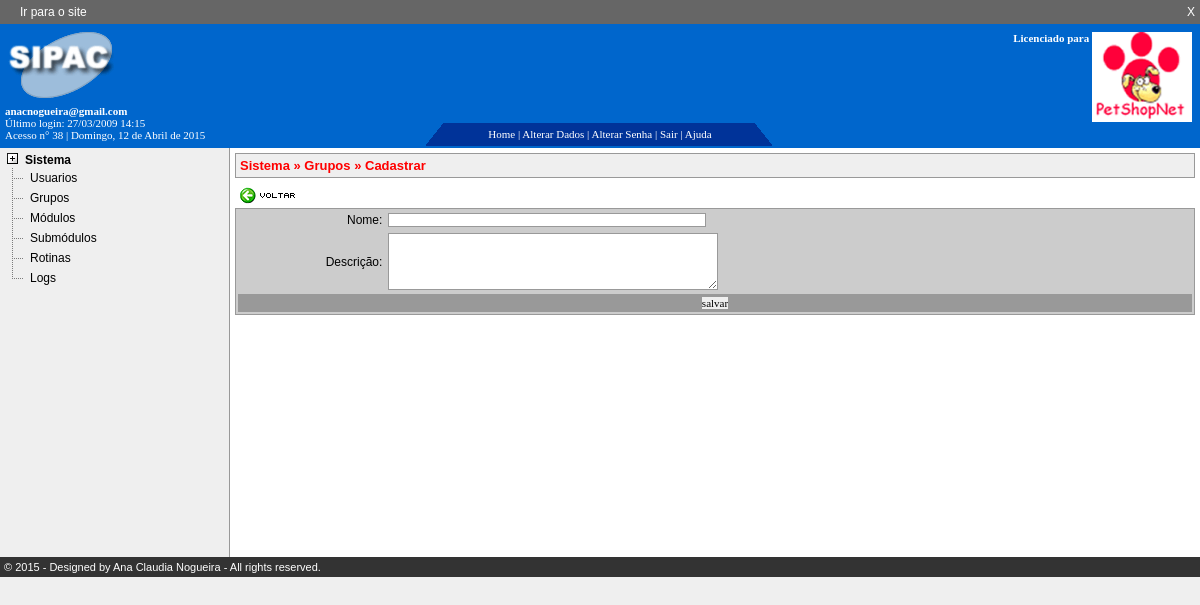
The app's page /sipac/grupos_cadastrar.php (signed in) with its own data.
### tables this page shows
CREATE TABLE IF NOT EXISTS submodulos (
  submodulos_id int(10) unsigned NOT NULL auto_increment,
  submodulos_nome varchar(50) default NULL,
  submodulos_descricao varchar(255) NOT NULL,
  submodulos_pagina varchar(50) default NULL,
  modulos_id int(10) unsigned default NULL,
  submodulos_ordem int(4) default NULL,
  PRIMARY KEY  (submodulos_id),
  KEY submodulos_FKIndex1 (modulos_id)
);

CREATE TABLE IF NOT EXISTS modulos (
  modulos_id int(10) unsigned NOT NULL auto_increment,
  modulos_nome varchar(50) default NULL,
  modulos_descricao text,
  modulos_ordem int(4) default NULL,
  PRIMARY KEY  (modulos_id)
);

CREATE TABLE IF NOT EXISTS rotinas (
  rotinas_id int(10) unsigned NOT NULL auto_increment,
  rotinas_nome varchar(50) NOT NULL,
  rotinas_descricao text,
  submodulos_id int(10) unsigned default NULL,
  rotinas_pagina varchar(50) default NULL,
  rotinas_quantidade tinyint(3) unsigned default NULL,
  rotinas_visivel char(1) NOT NULL,
  rotinas_ordem int(4) default NULL,
  btn_imagem varchar(30) default NULL,
  PRIMARY KEY  (rotinas_id),
  KEY rotinas_FKIndex1 (submodulos_id)
);

### sipac/lib/conexaomysql.php (called while the page is built, shortened)
<?
Class ConexaoMysql
{
  var $servidor = SERVER;
  var $usuario  = USER;
  var $senha    = PASS;
  var $link     = "";
  function conexao()
  {
    $this->link = mysql_connect($this->servidor,$this->usuario,$this->senha);
  }
  function sql($query)
  {
    $this->query = $query;
    if($result = mysql_query($this->query,$this->link) or die("<p style='color:red'>Erro:".$this->query."<br />".mysql_error()."</p>"))
     return $result;
    else
     return 0;
  }
}
?>

### sipac/lib/configs.php (called while the page is built, shortened)
<?
  $pageAtual = preg_replace("/\?.*/","",preg_replace("/\/.*\//","",$_SERVER['REQUEST_URI']));
  require_once("conexaomysql.php");
  require_once("funcoes.php");
  if($allowRotina != "nao")
  {
   require_once("class.rotinas.php");
   $rotinaClass = new Rotina($pageAtual,$form);
  }
  $conn      = new ConexaoMysql();
?>

### sipac/lib/class.rotinas.php (called while the page is built, shortened)
<?
class Rotina extends ConexaoMysql
{
 var $campo;
 var $codSubmodulo;
 var $submodulos_pagina;
 function Rotina($submodulos_pagina,$form)
 {
   $this->submodulos_pagina = $submodulos_pagina;
   $this->consulta_rotinas();
   $this->verifica_permissao();
 }
 function consulta_rotinas()
 {
  if($_SESSION[EMPRESA]["autorizacao"] == 1)
  {
    $this->campo = "users_id";
    $this->codcampo = $_SESSION[EMPRESA]["codUser"];
  }
  else
  {
    $this->campo = "grupos_id";
    $this->codcampo = $_SESSION[EMPRESA]["codGrupo"];
  }
  $sql= "SELECT submodulos_id FROM submodulos WHERE submodulos_pagina='".$this->submodulos_pagina."'" ;
  $result = ConexaoMysql::sql($sql);
   $sql="SELECT DISTINCT autorizacoes_id, submodulos_nome, submodulos_pagina,
   rotinas_quantidade, btn_imagem ,rotinas_nome,rotinas_pagina, rotinas_janela
   FROM rotinas
   INNER JOIN submodulos ON rotinas.submodulos_id = submodulos.submodulos_id
   INNER JOIN modulos ON submodulos.modulos_id = modulos.modulos_id
   INNER JOIN autorizacoes
   ON autorizacoes.modulos_id = modulos.modulos_id
   OR autorizacoes.submodulos_id = submodulos.submodulos_id
   OR autorizacoes.rotinas_id = rotinas.rotinas_id
   WHERE rotinas_visivel='s' AND(tipo_autorizacao IS null) AND submodulos.submodulos_id='".$this->codSubmodulo.
   "' AND ".$this->campo."='".$this->codcampo."'
   ORDER BY rotinas_ordem ASC;";
   }
 function menu_rotinas_titulo($rotina)
 {
   $sql = "SELECT submodulos_nome, modulos_nome,rotinas_nome
   FROM submodulos
   INNER JOIN modulos ON submodulos.modulos_id = modulos.modulos_id
   LEFT JOIN rotinas ON rotinas.submodulos_id = submodulos.submodulos_id
   WHERE ";
   if($rotina == '')
    $sql .=  " rotinas.rotinas_pagina ='".$this->submodulos_pagina."' ";
   else
    $sql .= " submodulos.submodulos_pagina='".$this->submodulos_pagina."'";
   $sql .="  ORDER BY rotinas_ordem";
   $result = ConexaoMysql::sql($sql);
   if(mysql_num_rows($result) >0)
   {
    $modulo    = mysql_result($result,0,"modulos_nome");
    $submodulo = mysql_result($result,0,"submodulos_nome");
    if($rotina == '')
      $rotina    = mysql_result($result,0,"rotinas_nome");
   }
  return "$modulo &raquo; $submodulo &raquo; $rotina";
 }
 function verifica_permissao()
 {
  $sql = "SELECT submodulos_pagina FROM submodulos WHERE submodulos_pagina='".$this->submodulos_pagina."'";
  $result = ConexaoMysql::sql($sql);
  if(mysql_num_rows($result) == 1)
  {
   $sql = "SELECT submodulos_pagina FROM autorizacoes
   INNER JOIN submodulos ON autorizacoes.submodulos_id = submodulos.submodulos_id
   WHERE ".$this->campo."= '".$this->codcampo."' AND submodulos_pagina='".$this->submodulos_pagina."' AND (tipo_autorizacao =1 OR tipo_autorizacao = 2)";
  }
  else
  {
    $sql = "SELECT rotinas_pagina FROM autorizacoes
    INNER JOIN rotinas ON autorizacoes.rotinas_id= rotinas.rotinas_id
    WHERE ".$this->campo."= '".$this->codcampo."' AND rotinas_pagina='".$this->submodulos_pagina."'";
  }
  $result = ConexaoMysql::sql($sql);
 }
}
?>

### sipac/menu_lateral.php (the view, shortened to what this page needs)
<?
 $sql = "SELECT users_autorizacao_especial FROM users
 WHERE users_id = '".$_SESSION[EMPRESA]["codUser"]."'";
 $result = $conn->sql($sql);
 if(mysql_num_rows($result) > 0)
 {
   $special = mysql_result($result,0,0);
   if($special == 1)
   {
    $campo_tipo = "users_id";
    $codMenu 		= $_SESSION[EMPRESA]["codUser"];
   }
   else
   {
    $campo_tipo = "grupos_id";
    $codMenu 		= $_SESSION[EMPRESA]["codGrupo"];
  }
 }
   $sql = "SELECT
   modulos.modulos_id, modulos_nome, tipo_autorizacao
   FROM modulos
	 INNER JOIN autorizacoes ON autorizacoes.modulos_id = modulos.modulos_id
	 WHERE $campo_tipo='".$codMenu."'
    AND (tipo_autorizacao=1 OR tipo_autorizacao=2)
    ORDER BY modulos_ordem ASC";
  $result = $conn->sql($sql);
?>
<div id="menu_lateral">
<ul>
 <?
   while($linha = mysql_fetch_array($result))
   {
     echo " <li class='menu_modulo'>".$linha["modulos_nome"]."\r\n";
    $sql2 = "SELECT DISTINCT submodulos.submodulos_id, submodulos_nome, submodulos_pagina
    FROM submodulos
    LEFT JOIN autorizacoes ON  autorizacoes.submodulos_id = submodulos.submodulos_id
    WHERE submodulos.modulos_id = '".$linha["modulos_id"]."'
    AND  $campo_tipo='".$codMenu."'";
    if($linha["tipo_autorizacao"] == 2)
    {
      $sql2 .=" AND (tipo_autorizacao=1 OR tipo_autorizacao=2)
      AND $campo_tipo='".$codMenu."'";
    }
    $sql2 .= " ORDER BY submodulos_ordem ASC";
    $result2 = $conn->sql($sql2);
    $recordCount = mysql_num_rows($result2);
    if($recordCount > 0)
    {
      echo "   \n<ul>\n";
			for($j=0;$j<$recordCount;$j++)
			{
				$linha2 =  mysql_fetch_array($result2);
				if($j == ($recordCount-1))
					echo "     <li class='menu_sub_last'><a href='".$linha2["submodulos_pagina"]."'>".$linha2["submodulos_nome"]."</a></li>\n";
				else
				 echo "     <li class='menu_sub'><a href='".$linha2["submodulos_pagina"]."'>".$linha2["submodulos_nome"]."</a></li>\n";
			}
      echo "   </ul>\n";
     }
     echo "  </li>\n";
   }
   echo " </ul>\n";
?>
</div>

### sipac/grupos_cadastrar.php (shortened to what this page needs)
<?
 $form        = "frm_grupo";
 require_once("lib/configs.php");
 $titulo 		= $rotinaClass->menu_rotinas_titulo("");
 $link  		= "grupos_listar.php";
 require_once("topo.php");
 require_once("menu_lateral.php");
?>
 <div id="conteudo">
  <div class='titulo'><?= $titulo ?></div>
  <a href="<?=$link?>"> <img src='<?= DIR_BTNS ?>btn_voltar.gif' border='0' alt='voltar' /></a><br />
  <form id="<?=$form ?>" action="<?= $pageName ?>" method="post">
    <table class="TableLista">
      <tr>
        <td class='legenda'><label for="grupos_nome">Nome:</label></td>
        <td><input name="grupos_nome" type="text" size="50" /></td>
      </tr>
      <tr>
        <td class='legenda'><label for="grupos_descricao">Descrição:</label></td>
        <td><textarea name="grupos_descricao" cols="57" rows="5"></textarea></td>
      </tr>
      <tr class='BarraPag'>
        <td colspan="2"><input name="btn_salvar" type="submit" value="salvar" /></td>
      </tr>
    </table>
  </form>
 </div>
<? require_once("rodape.php") ?>

### sipac/templates/sipac.css (style rules this page uses)
* { padding: 0; margin: 0; }
body { font-family: arial; font-size: 12px; color: #000000; background: #efefef; }
a img { text-decoration: none; border:0; }
table td { padding: 2px; }
li { margin-left:15px; list-style-type:none; }
#menu_lateral { padding-top: 5px; background:#efefef; width: 18%; float:left; min-height: 300px; height:auto !important; height: 302px; }
#menu_lateral ul { padding-left: 20px; }
li.menu_modulo { font-weight:bold; margin-left:5px; padding-left:0px; list-style-image:url(../banco_imagens/expand.gif); vertical-align: text-top; margin-bottom: -2px; }
li.menu_sub { font-weight:normal; margin-left:-15px; padding-left:0px; list-style-image:url(../banco_imagens/T.gif); vertical-align: super; margin-bottom: -3px; }
li.menu_sub_last { font-weight:normal; list-style-image:url(../banco_imagens/line_l.gif); margin-left:-15px; padding-left:0px; }
li.menu_sub a, li.menu_sub_last a { vertical-align: super; color: #000; text-decoration:none; }
#conteudo { width: 80%; min-height: 399px; height:auto !important; height: 399px; float:right; background: #ffffff; border-left:1px solid #999; padding:5px; }
.TableLista { background: #ccc; border: #999999 1px solid; width: 100%; }
.titulo { font: Bold 13px Arial; background: #efefef; border: #999999 1px solid; color: #ff0000; margin-bottom: 5px; padding:4px; }
.paginacao,.paginacao a, .BarraPag, .BarraPag a { background: #999; color: #fff; font-size: 11px; text-decoration: none; text-align:center; }
.legenda { text-align:right; }
input { border: solid 1px #999999; font: 11px Verdana; }
textarea { font: 11px Verdana; font-size: 10px; border: 1px solid #999999; background: #ffffff; }

### records on screen
submodulos: submodulos_nome "Usuarios"
submodulos: submodulos_nome "Grupos", titulo "Sistema » Grupos » Cadastrar"
submodulos: submodulos_nome "Módulos"
submodulos: submodulos_nome "Submódulos"
submodulos: submodulos_nome "Rotinas"
submodulos: submodulos_nome "Logs"

### other values on screen
$_SESSION[EMPRESA]["email"] "anacnogueira@gmail.com"
$_SESSION[EMPRESA]["lastLogin"] "27/03/2009 14:15"
$_SESSION[EMPRESA]["session_id"] "38"
$semana "Domingo"
$mes "Abril"
$linha["modulos_nome"] "Sistema"
$year[year] "2015"
